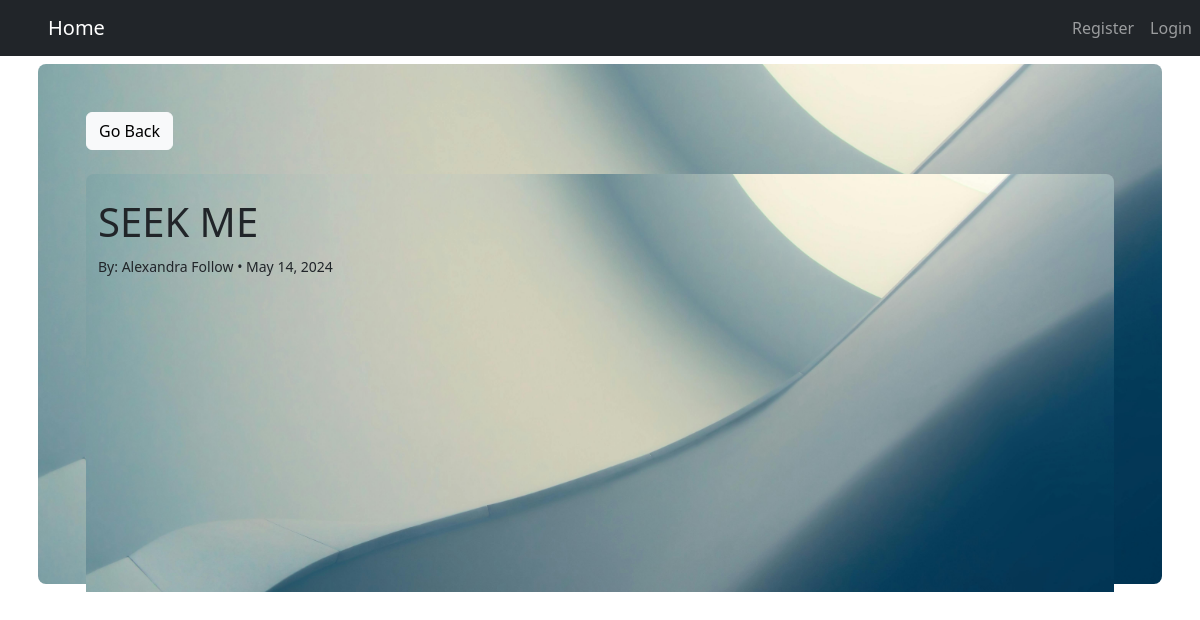
The app's page /detail/39 with its own data.
### blogpost/models.py (models this page shows, shortened)
class Post(models.Model):
    title = models.CharField(max_length=255)
    author = models.ForeignKey(User, on_delete=models.CASCADE)
    body = models.TextField()
    post_date = models.DateField(auto_now_add=True)
    likes = models.ManyToManyField(User, related_name='blogpost')
    def total_likes(self):
        return self.likes.count()

### blogpost/views.py (the view)
# urls.py: path('detail/<int:pk>', Detail.as_view(), name='blogdetail'),
class Detail(DetailView):
    model = Post
    template_name = 'detail-view.html'
    def get_context_data(self, *args, **kwargs):
        context = super(Detail, self).get_context_data(*args, **kwargs)
        stuff = get_object_or_404(Post, id=self.kwargs['pk'])
        total_likes = stuff.total_likes()
        liked = False
        if stuff.likes.filter(id=self.request.user.id).exists():
            liked = True
        context['total_likes'] = total_likes
        context['liked'] = liked
        context['likers'] = stuff.likes.all()
        return context

### blogpost/templates/detail-view.html (shortened to what this page needs)
{% extends "base.html" %}
{% block content %}
<div class="container p-2 overflow-hidden " style="height: auto;">
    <div class="container p-5 mt-0  rounded-3">
        <button class='btn btn-light' onclick="history.back()">Go Back</button><br><br>
        <div class="container rounded-3">
            <br>
            <h1>{{ post.title }}</h1>
            <small>
                By: {{ post.author.first_name }} {{ post.author.last_name }} • {{ post.post_date }}
            </small><br>
        </div>
        <br>
        <br><br>
        <br><br>
        {% if not post.comments.all %}
            No comments yet ... <a href='{% url 'addcomment' post.pk %}' class="a px-3"><button type='submit' class='btn btn-success btn-sm rounded-5'>Add One</button></a>
        {% else %}
            <br><br>
        {% endif %}
        <br>
        <br><br>
    </div>
</div>
{% endblock %}

### static/css/style.css (style rules this page uses)
.container.rounded-3 { height: 65vh; background-image: url('/static/img/pixel.jpg'); background-repeat: no-repeat; background-size: cover; background-position: center; }

### records on screen
Post: title "SEEK ME", author.first_name "Alexandra", author.last_name "Follow", post_date "May 14, 2024"
